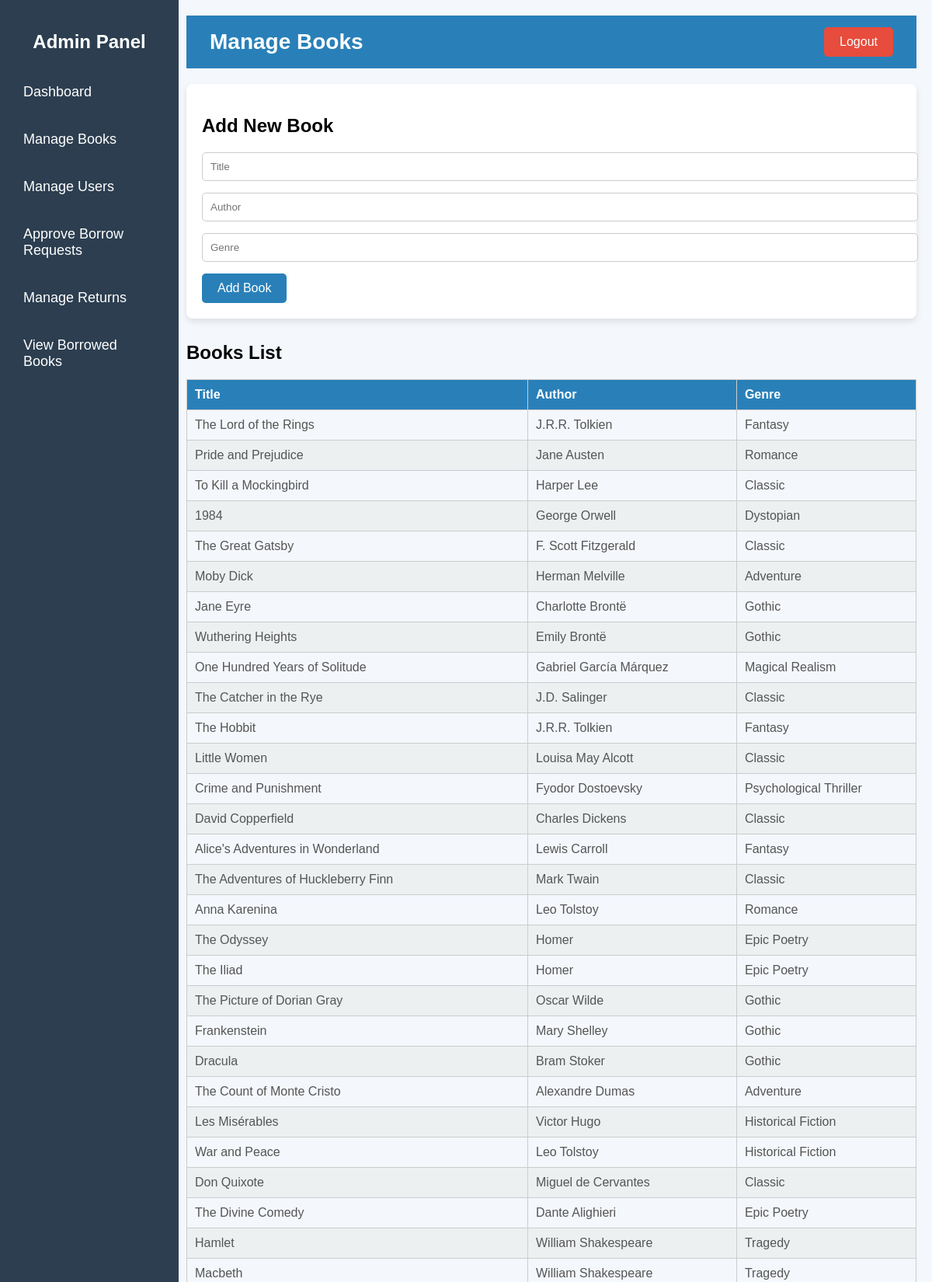
Page /admin/manage_books.php (signed in, upper part) on the committed database.
### tables this page shows
CREATE TABLE `tblbooks` (
  `book_id` int(11) NOT NULL,
  `title` varchar(255) NOT NULL,
  `author` varchar(255) NOT NULL,
  `genre` varchar(100) DEFAULT NULL,
  `status` enum('available','borrowed') NOT NULL DEFAULT 'available',
  `created_at` timestamp NOT NULL DEFAULT current_timestamp(),
  `Publisher` varchar(255) DEFAULT NULL,
  `ISBN` varchar(20) DEFAULT NULL,
  `edition` varchar(50) DEFAULT NULL
);

### admin/manage_books.php (the view, shortened to what this page needs)
<?php
include('connect_db.php');
$books = $conn->query("SELECT * FROM tblbooks");
?>
<!DOCTYPE html>
<html lang="en">
<head>
    <link rel="stylesheet" href="css/style.css">
</head>
<body>
    <div class="dashboard-container">
        <aside class="sidebar">
            <h2>Admin Panel</h2>
            <nav>
                <ul>
                    <li><a href="admin_dashboard.php">Dashboard</a></li>
                    <li><a href="manage_books.php">Manage Books</a></li>
                    <li><a href="manage_users.php">Manage Users</a></li>
                    <li><a href="approve_borrow.php">Approve Borrow Requests</a></li>
                    <li><a href="return_books.php">Manage Returns</a></li>
                    <li><a href="borrowed_books.php">View Borrowed Books</a></li>
                </ul>
            </nav>
        </aside>
        <main class="main-content">
            <header class="top-bar">
                <h1>Manage Books</h1>
                <a href="logout.php" class="logout-btn">Logout</a>
            </header>
            <section class="add-book-form">
                <h2>Add New Book</h2>
                <form method="POST">
                    <input type="text" name="title" placeholder="Title" required>
                    <input type="text" name="author" placeholder="Author" required>
                    <input type="text" name="genre" placeholder="Genre" required>
                    <button type="submit" name="add_book">Add Book</button>
                </form>
            </section>
            <section class="books-list">
                <h2>Books List</h2>
                <table>
                    <thead>
                        <tr>
                            <th>Title</th>
                            <th>Author</th>
                            <th>Genre</th>
                        </tr>
                    </thead>
                    <tbody>
                        <?php while ($book = $books->fetch_assoc()) : ?>
                            <tr>
                                <td><?= $book['title'] ?></td>
                                <td><?= $book['author'] ?></td>
                                <td><?= $book['genre'] ?></td>
                            </tr>
                        <?php endwhile; ?>
                    </tbody>
                </table>
            </section>
        </main>
    </div>
</body>
</html>

### admin/css/style.css (style rules this page uses)
body { font-family: 'Arial', sans-serif; margin: 0; padding: 0; background-color: #f4f7fc; overflow-x: hidden; }
.dashboard-container { display: flex; min-height: 100vh; flex-direction: row; }
.sidebar { width: 190px; background-color: #2c3e50; color: #fff; padding: 20px; position: fixed; top: 0; bottom: 0; left: 0; overflow-y: auto; }
.sidebar h2 { text-align: center; font-size: 24px; margin-bottom: 30px; }
.sidebar nav ul { list-style-type: none; padding: 0; }
.sidebar nav ul li { margin: 20px 0; }
.sidebar nav ul li a { color: #fff; text-decoration: none; font-size: 18px; display: block; padding: 10px; transition: background-color 0.3s; }
.main-content { margin-left: 220px; padding: 20px; width: calc(100% - 220px); height: 100vh; overflow-y: auto; }
.top-bar { display: flex; justify-content: space-between; align-items: center; background-color: #2980b9; color: #fff; padding: 15px 30px; margin-bottom: 20px; }
.top-bar h1 { margin: 0; font-size: 28px; }
.logout-btn { background-color: #e74c3c; color: #fff; padding: 10px 20px; border: none; cursor: pointer; text-decoration: none; font-size: 16px; border-radius: 5px; }
.add-book-form { background-color: #fff; padding: 20px; border-radius: 8px; box-shadow: 0 4px 8px rgba(0, 0, 0, 0.1); margin-bottom: 30px; }
.add-book-form h2 { font-size: 24px; margin-bottom: 20px; }
.add-book-form input { width: 100%; padding: 10px; margin-bottom: 15px; border: 1px solid #ccc; border-radius: 5px; }
.add-book-form button { background-color: #2980b9; color: #fff; padding: 10px 20px; border: none; border-radius: 5px; cursor: pointer; font-size: 16px; }
.books-list table { width: 100%; border-collapse: collapse; margin-top: 20px; }
.books-list table th, .books-list table td { padding: 10px; border: 1px solid #ccc; text-align: left; }
.books-list table th { background-color: #2980b9; color: #fff; }
.books-list table tr:nth-child(even) { background-color: #ecf0f1; }
table { width: 100%; border-collapse: collapse; margin-bottom: 20px; }
table th, table td { border: 1px solid #ddd; padding: 10px; text-align: left; }
table th { background-color: #333; color: #fff; font-weight: bold; }
table tr:nth-child(even) { background-color: #f4f4f4; }
table td { color: #555; }

### rows in the picture
tblbooks: title "The Lord of the Rings", author "J.R.R. Tolkien", genre "Fantasy"
tblbooks: title "Pride and Prejudice", author "Jane Austen", genre "Romance"
tblbooks: title "To Kill a Mockingbird", author "Harper Lee", genre "Classic"
tblbooks: title "1984", author "George Orwell", genre "Dystopian"
tblbooks: title "The Great Gatsby", author "F. Scott Fitzgerald", genre "Classic"
tblbooks: title "Moby Dick", author "Herman Melville", genre "Adventure"
tblbooks: title "Jane Eyre", author "Charlotte Brontë", genre "Gothic"
tblbooks: title "Wuthering Heights", author "Emily Brontë", genre "Gothic"
tblbooks: title "One Hundred Years of Solitude", author "Gabriel García Márquez", genre "Magical Realism"
tblbooks: title "The Catcher in the Rye", author "J.D. Salinger", genre "Classic"
tblbooks: title "The Hobbit", author "J.R.R. Tolkien", genre "Fantasy"
tblbooks: title "Little Women", author "Louisa May Alcott", genre "Classic"
tblbooks: title "Crime and Punishment", author "Fyodor Dostoevsky", genre "Psychological Thriller"
tblbooks: title "David Copperfield", author "Charles Dickens", genre "Classic"
tblbooks: title "Alice's Adventures in Wonderland", author "Lewis Carroll", genre "Fantasy"
tblbooks: title "The Adventures of Huckleberry Finn", author "Mark Twain", genre "Classic"
tblbooks: title "Anna Karenina", author "Leo Tolstoy", genre "Romance"
tblbooks: title "The Odyssey", author "Homer", genre "Epic Poetry"
tblbooks: title "The Iliad", author "Homer", genre "Epic Poetry"
tblbooks: title "The Picture of Dorian Gray", author "Oscar Wilde", genre "Gothic"
tblbooks: title "Frankenstein", author "Mary Shelley", genre "Gothic"
tblbooks: title "Dracula", author "Bram Stoker", genre "Gothic"
tblbooks: title "The Count of Monte Cristo", author "Alexandre Dumas", genre "Adventure"
tblbooks: title "Les Misérables", author "Victor Hugo", genre "Historical Fiction"
tblbooks: title "War and Peace", author "Leo Tolstoy", genre "Historical Fiction"
tblbooks: title "Don Quixote", author "Miguel de Cervantes", genre "Classic"
tblbooks: title "The Divine Comedy", author "Dante Alighieri", genre "Epic Poetry"
tblbooks: title "Hamlet", author "William Shakespeare", genre "Tragedy"
tblbooks: title "Macbeth", author "William Shakespeare", genre "Tragedy"
